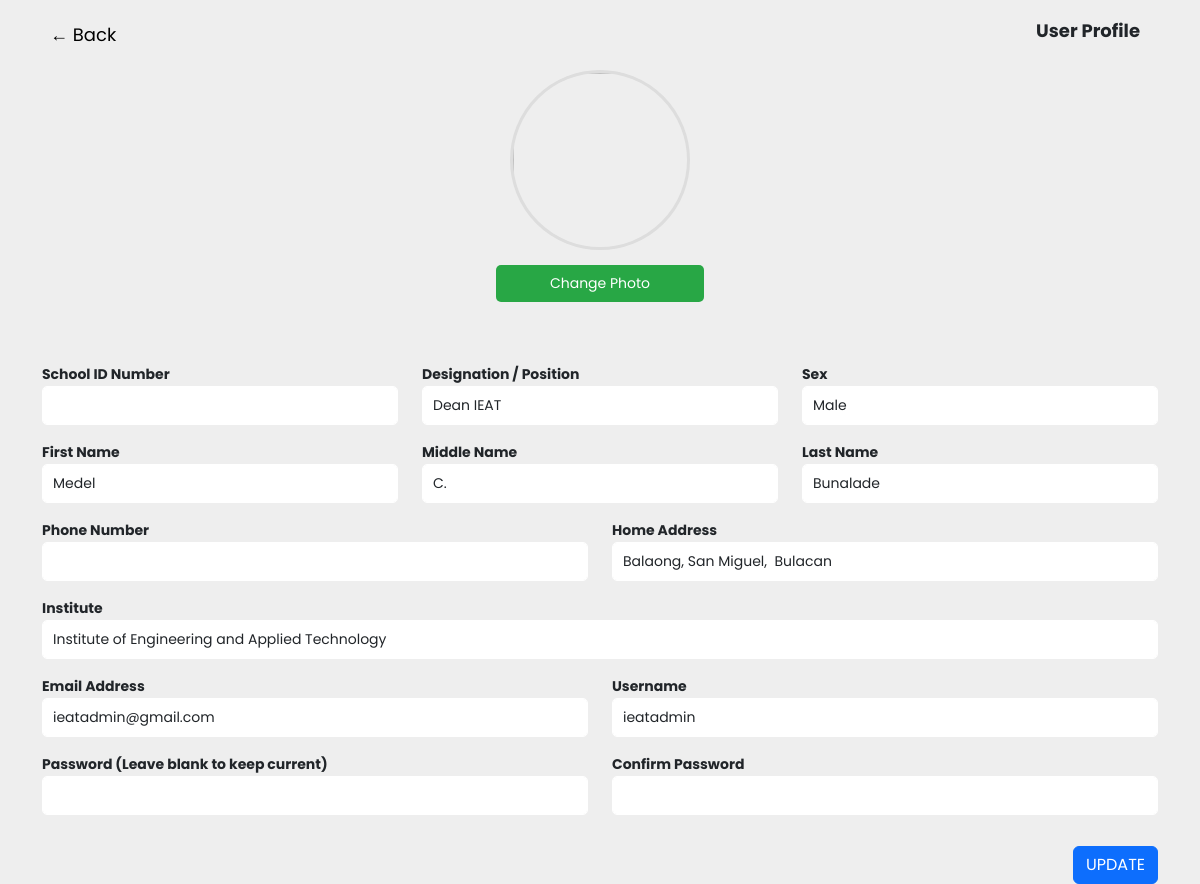
Page /2coordinator/profile/profile.php (signed in) on the committed database.
### tables this page shows
CREATE TABLE `users` (
  `users_id` int(11) NOT NULL,
  `coordinator_id` int(11) DEFAULT NULL,
  `fname` varchar(50) DEFAULT NULL,
  `mname` varchar(50) DEFAULT NULL,
  `lname` varchar(50) DEFAULT NULL,
  `sex` enum('female','male') DEFAULT NULL,
  `address` text DEFAULT NULL,
  `phone` varchar(20) DEFAULT NULL,
  `institute` enum('Institute of Engineering and Applied Technology','Institute of Management') DEFAULT NULL,
  `school_id` varchar(150) DEFAULT NULL,
  `course` enum('BS in Business Administration','BS in Hospitality Management','BS in Agriculture and Biosystems Engineering','BS in Geodetic Engineering','BS in Food Technology','BS in Information Technology') DEFAULT NULL,
  `hte_id` int(11) DEFAULT NULL,
  `year_section` enum('4-A','4-B','4-C','4-D','4-E','4-F','4-G') DEFAULT NULL,
  `designation` varchar(100) DEFAULT NULL,
  `role` enum('admin','coordinator','student','trainer','subtrainer') DEFAULT NULL,
  `email` varchar(100) DEFAULT NULL,
  `username` varchar(50) DEFAULT NULL,
  `password` varchar(255) DEFAULT NULL,
  `temppass` varchar(255) DEFAULT NULL,
  `otp` varchar(10) DEFAULT NULL,
  `activate` tinyint(1) NOT NULL DEFAULT 0,
  `guid` varchar(255) DEFAULT NULL,
  `image_profile` text DEFAULT NULL,
  `chat_stats` enum('online','offline','default') DEFAULT 'offline',
  `users_account` enum('enabled','disabled') DEFAULT 'enabled',
  `created_on` timestamp NOT NULL DEFAULT current_timestamp(),
  `updated_on` timestamp NOT NULL DEFAULT current_timestamp() ON UPDATE current_timestamp(),
  `attended` enum('yes','no') DEFAULT 'no',
  `assigned` enum('BS in Business Administration','BS in Hospitality Management','BS in Agriculture and Biosystems Engineering','BS in Geodetic Engineering','BS in Food Technology','BS in Information Technology') DEFAULT NULL,
  `ojt_stats` enum('deployed','pending','pulled-out') DEFAULT 'pending',
  `is_completed` enum('c','nyc') DEFAULT NULL,
  `time_in` datetime DEFAULT NULL,
  `time_out` datetime DEFAULT NULL,
  `remarks` text DEFAULT NULL
);

### 2coordinator/profile/profile.php (the view, shortened to what this page needs)
<?php
include("../../0config/database.php");
$user_id = $_SESSION['user_id'] ?? 0;
$query = "SELECT * FROM users WHERE users_id = ?";
$stmt = $conn->prepare($query);
$stmt->bind_param("i", $user_id);
$stmt->execute();
$result = $stmt->get_result();
$user = $result->fetch_assoc();
?>
<!DOCTYPE html>
<html lang="en">
<head>
    <link rel="stylesheet" href="https://cdn.jsdelivr.net/npm/bootstrap@5.3.0/dist/css/bootstrap.min.css">
    <link rel="stylesheet" href="../../2coordinator/profile/css/profile.css">
</head>
<body>
    <div class="container-fluid profile-container">
        <div class="profile-header-container">
            <a href="../../2coordinator/coordinatordashboard.php" class="back-btn">← Back</a>
            <h3 class="profile-header">User Profile</h3>
        </div>
        <div class="row profile-wrapper">
            <div class="col-lg-3 col-md-4 col-12 profile-left text-center">
                <img id="profileImage" src="<?php echo htmlspecialchars('../../upload_profile/' . ($user['image_profile'] ?? 'siplogo.png')); ?>" class="profile-image">
                <button class="change-photo-btn" id="uploadBtn">Change Photo</button>
            </div>
            <div class="col-lg-9 col-md-8 col-12 profile-form">
                <form id="updateProfileForm">
                    <div class="row">
                        <div class="col-md-8 form-group">
                            <label>School ID Number</label>
                            <input type="text" class="form-control" name="school_id" value="<?php echo htmlspecialchars($user['school_id'] ?? ''); ?>">
                        </div>
                        <div class="col-md-4 form-group">
                            <label>Designation / Position</label>
                            <input type="text" class="form-control" name="designation" value="<?php echo htmlspecialchars($user['designation'] ?? ''); ?>">
                        </div>
                        <div class="col-md-4 form-group">
                            <label>Sex</label>
                            <select class="form-control" name="sex">
                                <option value="male" <?php echo ($user['sex'] === 'male') ? 'selected' : ''; ?>>Male</option>
                            </select>
                        </div>
                    </div>
                    <div class="row">
                        <div class="col-md-4 form-group">
                            <label>First Name</label>
                            <input type="text" class="form-control" name="fname" value="<?php echo htmlspecialchars($user['fname'] ?? ''); ?>">
                        </div>
                        <div class="col-md-4 form-group">
                            <label>Middle Name</label>
                            <input type="text" class="form-control" name="mname" value="<?php echo htmlspecialchars($user['mname'] ?? ''); ?>">
                        </div>
                        <div class="col-md-4 form-group">
                            <label>Last Name</label>
                            <input type="text" class="form-control" name="lname" value="<?php echo htmlspecialchars($user['lname'] ?? ''); ?>">
                        </div>
                    </div>
                    <div class="row">
                        <div class="col-md-6 form-group">
                            <label>Phone Number</label>
                            <input type="text" class="form-control" name="phone" value="<?php echo htmlspecialchars($user['phone'] ?? ''); ?>">
                        </div>
                        <div class="col-md-6 form-group">
                            <label>Home Address</label>
                            <input type="text" class="form-control" name="address" value="<?php echo htmlspecialchars($user['address'] ?? ''); ?>">
                        </div>
                    </div>
                    <div class="row">
                        <div class="col-md-6 form-group">
                            <label>Institute</label>
                            <input type="text" class="form-control" value="<?php echo htmlspecialchars($user['institute'] ?? ''); ?>" readonly>
                        </div>
                    </div>
                    <div class="row">
                        <div class="col-md-6 form-group">
                            <label>Email Address</label>
                            <input type="email" class="form-control" name="email" value="<?php echo htmlspecialchars($user['email'] ?? ''); ?>" required>
                        </div>
                        <div class="col-md-6 form-group">
                            <label>Username</label>
                            <input type="text" class="form-control" name="username" value="<?php echo htmlspecialchars($user['username'] ?? ''); ?>" required>
                        </div>
                    </div>
                    <div class="row">
                        <div class="col-md-6 form-group">
                            <label>Password (Leave blank to keep current)</label>
                            <input type="password" class="form-control" name="password">
                        </div>
                        <div class="col-md-6 form-group">
                            <label>Confirm Password</label>
                            <input type="password" class="form-control" name="confirm_password">
                        </div>
                    </div>
                    <div class="text-end mt-3">
                        <button type="submit" class="btn btn-primary">UPDATE</button>
                    </div>
                </form>
            </div>
        </div>
    </div>
</body>
</html>

### 2coordinator/profile/css/profile.css (style rules this page uses)
body { font-family: "Poppins", sans-serif !important; }
* { margin: 0; padding: 0; box-sizing: border-box; }
body { background-color: #eeeeee; }
.container-fluid { max-width: 100%; height: 100vh; padding: 20px 30px; display: flex; flex-direction: column; align-items: center; }
.profile-header-container { display: flex; align-items: center; justify-content: space-between; width: 100%; max-width: 1600px; margin-bottom: 20px; padding: 0 20px; }
.back-btn { font-size: 18px; cursor: pointer; color: black; text-decoration: none; }
.profile-header { font-size: 24px; font-weight: bold; text-align: right; margin-right: 10px; }
.profile-header { font-size: 18px; font-weight: bold; text-align: right; }
.profile-wrapper { display: flex; align-items: flex-start; justify-content: center; width: 100%; max-width: 1600px; gap: 60px; }
.profile-left { flex: 1; max-width: 300px; text-align: center; }
.profile-image { width: 180px; height: 180px; object-fit: cover; border-radius: 50%; border: 3px solid #ddd; display: block; margin: 0 auto 15px; }
.change-photo-btn { display: block; width: 80%; background-color: #28a745; color: white; border: none; padding: 8px; border-radius: 5px; cursor: pointer; font-size: 14px; margin: 0 auto; }
.profile-form { flex: 2; width: 100%; }
.profile-form form { width: 100%; max-width: 1200px; }
.form-group { margin-bottom: 15px; }
label { font-weight: bold; font-size: 14px; }
.form-control { width: 100%; padding: 8px 10px; border: 1px solid #ffffff; border-radius: 5px; font-size: 14px; }
.profile-form .row { display: flex; justify-content: space-between; }
.profile-form .col-md-6, .profile-form .col-md-4, .profile-form .col-md-8 { flex: 1; }
@media (max-width: 1400px) { .profile-wrapper { flex-direction: column; align-items: center; } }
@media (max-width: 1400px) { .profile-left { max-width: 100%; } }
@media (max-width: 1400px) { .profile-form { width: 100%; } }
@media (max-width: 1400px) { .profile-form form { max-width: 100%; } }

### rows in the picture
users: designation "Dean IEAT", sex "Male", fname "Medel", mname "C.", lname "Bunalade", address "Balaong, San Miguel, Bulacan", institute "Institute of Engineering and Applied Technology", email "ieatadmin@gmail.com", username "ieatadmin"
